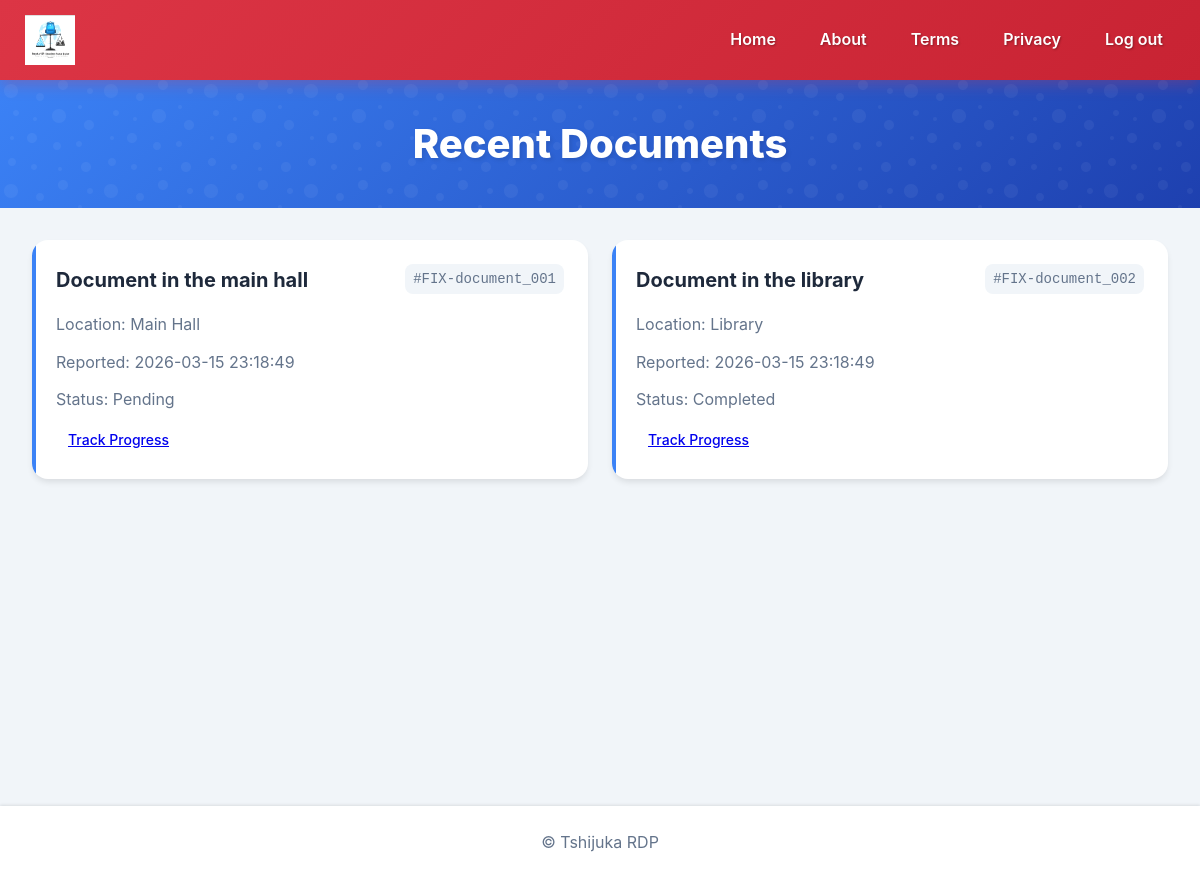
/views/documents.php (signed in), run on the app's committed database.
### tables this page shows
CREATE TABLE `Document` (
    `documentID` VARCHAR(50) PRIMARY KEY,
    `userID` INT DEFAULT NULL,
    `documentIssuerID` INT DEFAULT NULL,
    `documentTypeID` INT DEFAULT NULL,
    `statusID` INT DEFAULT NULL,
    `description` TEXT NOT NULL,
    `location` VARCHAR(255) DEFAULT NULL,
    `imagePath` VARCHAR(255) DEFAULT NULL,
    `imageData` LONGBLOB DEFAULT NULL COMMENT 'Image/file binary stored in DB for reliable viewing',
    `imageMime` VARCHAR(50) DEFAULT NULL COMMENT 'MIME type e.g. image/jpeg, application/pdf',
    `submissionDate` TIMESTAMP DEFAULT CURRENT_TIMESTAMP,
    `completionDate` DATE DEFAULT NULL,
    `payment_confirmed_at` TIMESTAMP NULL DEFAULT NULL COMMENT 'Set when admin confirms agent paid institution (cross-border); institution can then send document',
    FOREIGN KEY (`userID`) REFERENCES `User`(`userID`) ON DELETE SET NULL,
    FOREIGN KEY (`documentIssuerID`) REFERENCES `User`(`userID`) ON DELETE SET NULL,
    FOREIGN KEY (`documentTypeID`) REFERENCES `DocumentType`(`documentTypeID`),
    FOREIGN KEY (`statusID`) REFERENCES `Status`(`statusID`),
    KEY `idx_doc_user` (`userID`),
    KEY `idx_doc_issuer` (`documentIssuerID`)
);

CREATE TABLE `Status` (
    `statusID` INT PRIMARY KEY AUTO_INCREMENT,
    `statusName` VARCHAR(50) NOT NULL
);

### actions/document_action.php (called while the page is built, shortened)
<?php
function getDocuments($conn) {
    $sql = "SELECT r.documentID AS document_id, r.description, r.location, r.submissionDate AS date_reported,
                   r.statusID, s.statusName
            FROM document r
            JOIN Status s ON r.statusID = s.statusID
            ORDER BY r.submissionDate DESC";
    $result = $conn->query($sql);
    $documents = [];
    if ($result->num_rows > 0) {
        while ($row = $result->fetch_assoc()) {
            $documents[] = $row;
        }
    }
    return $documents;
}
?>

### views/documents.php (the view, shortened to what this page needs)
<?php
include __DIR__ . '/../actions/document_action.php';
?>
<!DOCTYPE html>
<html lang="en">
<head>
    <link rel="stylesheet" href="<?php echo $baseUrl ?? ''; ?>assets/nav.css">
    <link rel="stylesheet" href="<?php echo $baseUrl ?? ''; ?>assets/documents.css">
</head>
<body>
    <?php $showLogout = true; include 'nav.php'; ?>
    <header>
        <h1>Recent Documents</h1>
    </header>
    <main>
        <div class="document-grid">
            <?php
            $documents = getDocuments($conn);
            if (count($documents) > 0):
                foreach ($documents as $document): ?>
                    <div class="document-card">
                        <span class="document-id">#FIX-<?php echo $document['document_id']; ?></span>
                        <h3><?php echo htmlspecialchars($document['description']); ?></h3>
                        <div class="document-details">
                            <div class="detail-item">
                                <span>Location: <?php echo htmlspecialchars($document['location']); ?></span>
                            </div>
                            <div class="detail-item">
                                <span>Reported: <?php echo htmlspecialchars($document['date_reported']); ?></span>
                            </div>
                            <div class="detail-item">
                                <span>Status: <?php echo htmlspecialchars($document['statusName']); ?></span>
                            </div>
                            <div class="detail-item">
                                <a href="progress.php?id=<?php echo $document['document_id']; ?>" class="status-badge">Track Progress</a>
                            </div>
                        </div>
                    </div>
                <?php endforeach;
            else: ?>
                <p>No documents found.</p>
            <?php endif; ?>
        </div>
    </main>
    <footer>
        <p>&copy; Tshijuka RDP</p>
    </footer>
</body>
</html>

### assets/nav.css (style rules this page uses)
body { margin-top: 80px; }

### assets/documents.css (style rules this page uses)
* { margin: 0; padding: 0; box-sizing: border-box; }
:root { --primary-color: #3b82f6; --secondary-color: #1e40af; --success-color: #10b981; --warning-color: #f59e0b; --pending-color: #6366f1; --background-color: #f1f5f9; --card-background: #ffffff; --text-primary: #1e293b; --text-secondary: #64748b; }
body { font-family: 'Inter', system-ui, sans-serif; background: var(--background-color); color: var(--text-primary); min-height: 100vh; display: flex; flex-direction: column; line-height: 1.6; }
header { background: linear-gradient(135deg, var(--primary-color), var(--secondary-color)); padding: 2rem; color: white; position: relative; overflow: hidden; }
header::before { content: ''; position: absolute; top: 0; left: 0; right: 0; bottom: 0; opacity: 0.5; }
header h1 { position: relative; text-align: center; font-size: 2.5rem; font-weight: 800; text-shadow: 2px 2px 4px rgba(0, 0, 0, 0.1); animation: slideDown 0.5s ease-out; }
main { flex: 1; padding: 2rem; max-width: 1200px; margin: 0 auto; width: 100%; }
.document-grid { display: grid; grid-template-columns: repeat(auto-fit, minmax(300px, 1fr)); gap: 1.5rem; animation: fadeIn 0.5s ease-out; }
.document-card { background: var(--card-background); border-radius: 1rem; padding: 1.5rem; box-shadow: 0 4px 6px -1px rgba(0, 0, 0, 0.1); transition: all 0.3s ease; position: relative; overflow: hidden; }
.document-card::before { content: ''; position: absolute; top: 0; left: 0; width: 4px; height: 100%; background: var(--primary-color); transition: width 0.3s ease; }
.document-card h3 { color: var(--text-primary); font-size: 1.25rem; margin-bottom: 1rem; padding-right: 80px; }
.document-id { position: absolute; top: 1.5rem; right: 1.5rem; font-family: monospace; color: var(--text-secondary); font-size: 0.875rem; background: var(--background-color); padding: 0.25rem 0.5rem; border-radius: 0.5rem; }
.document-details { display: grid; gap: 0.75rem; margin-top: 1rem; }
.detail-item { display: flex; align-items: center; gap: 0.5rem; color: var(--text-secondary); }
.status-badge { padding: 0.25rem 0.75rem; border-radius: 1rem; font-size: 0.875rem; font-weight: 500; }
footer { background: white; padding: 1.5rem; text-align: center; color: var(--text-secondary); box-shadow: 0 -1px 3px rgba(0, 0, 0, 0.1); }

### data on the page
document: documentID "document_001", description "Document in the main hall", location "Main Hall", submissionDate "2026-03-15 23:18:49", statusID.statusName "Pending"
document: documentID "document_002", description "Document in the library", location "Library", submissionDate "2026-03-15 23:18:49", statusID.statusName "Completed"

### other printed values
$L['home'] "Home"
$L['about'] "About"
$L['terms_short'] "Terms"
$L['privacy_short'] "Privacy"
$L['logout'] "Log out"
